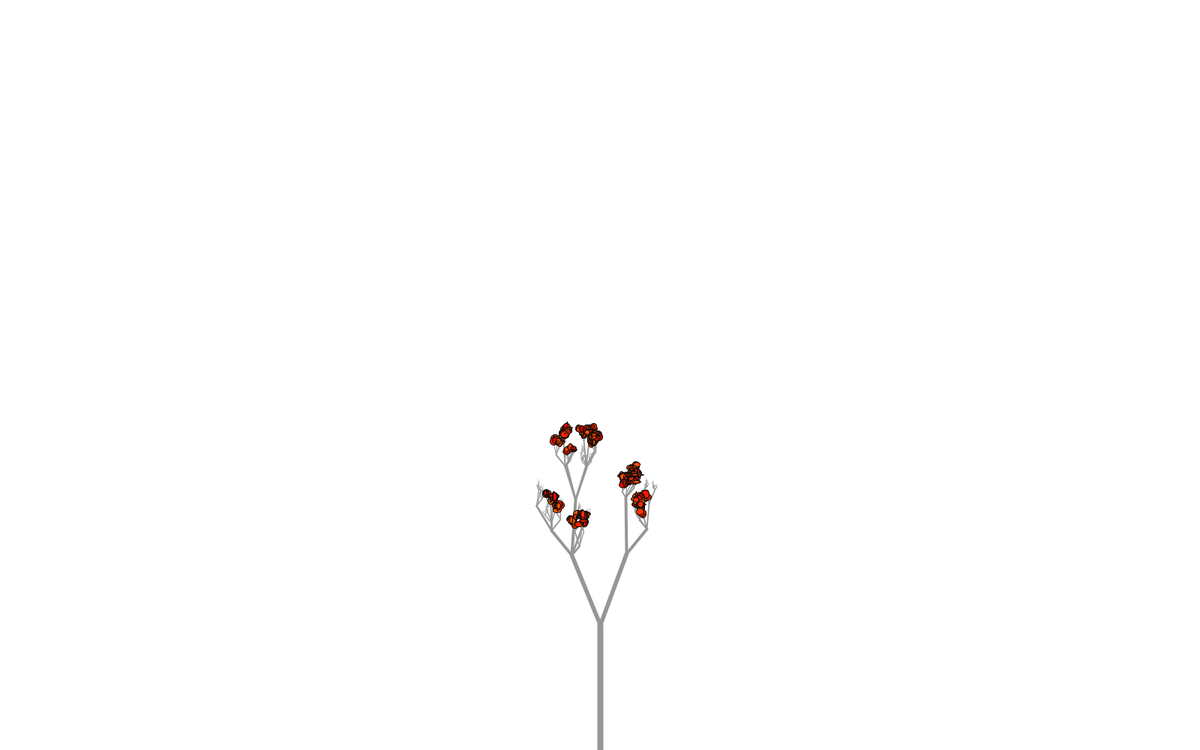
Frame 1 (no input)
Frame 60 (the mouse pressed at the canvas centre just before this capture): identical to frame 1, image omitted
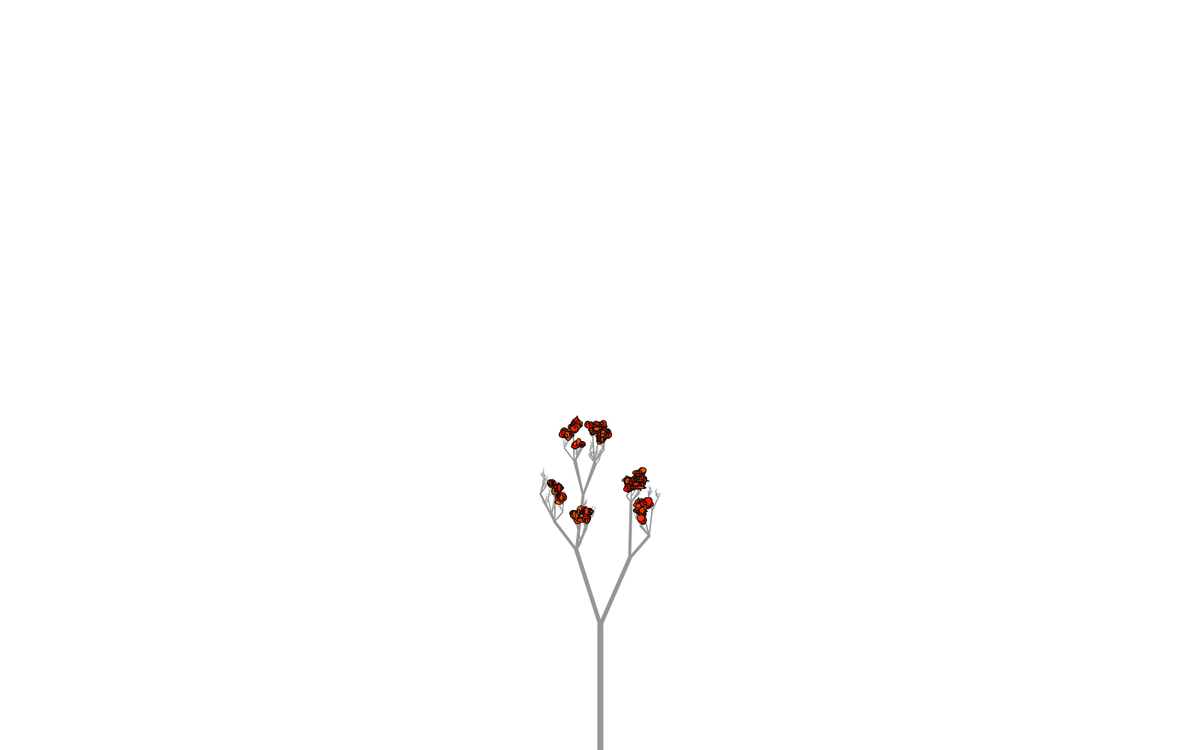
Frame 120 (the mouse held since frame 60 and released just before this capture)

The Processing sketch that drew these frames (run headless with seeded random() and noise(); from frame 60 on, the mouse is pressed at the canvas centre):

// Processing sketch: Trees_test_2
// ── Trees_test_2.pde

ArrayList<Leaf> leaves = new ArrayList<Leaf>();
ArrayList<Branch> tree = new ArrayList<Branch>();

//leaf[] leaves = new leaf[100];
//branch[] tree = new branch[100];
float time =0;
int framerate = 60;

void setup()
{
  size(1600, 1000);
  background(255);
  frameRate(framerate);

  PVector begin = new PVector(width/2, height);
  //PVector end = new PVector(begin.x,height/2+100);
  float len =100;
  float thet = 0;
  int parent =0; 
  tree.add(new Branch());
  int index =tree.size()-1;
  tree.get(0).setup(begin, len, thet, index, parent);
  tree.get(0).root = true;

  //tree.get(0).draw();

  defineTree();
  defineLeaves();
  print("laves-" + leaves.size());
  print("branches-" + tree.size());
}

void draw()
{
  background(255);


  updateBranches();
  updateLeaves();
  for (Branch branch : tree)
  {
    branch.draw();
  }
  for (Leaf leaf : leaves)
  {
    leaf.draw();
  }
  time +=1;
}

void defineTree()
{
  for (int j = 0; j < 10; j++)
  {
    for (int i = tree.size()-1; i >= 0; i--)
    {
      if (!tree.get(i).finished) 
      {
        Branch childBranch = new Branch();
        childBranch = tree.get(i).rightChild(i+1);
        tree.add(childBranch);
        childBranch = tree.get(i).leftChild(i+2);
        tree.add(childBranch);
        tree.get(i).finished = true;
      }
    }
  }
}
void defineLeaves()
{
  //for (Branch branch : tree)
  //{
  //  if (!branch.finished)
  //  {
  //    print("index " + branch.finished);
  //    leaves.add(new Leaf());
  //    int i = leaves.size()-1;
  //    leaves.get(i).setup(branch.end, random(0.5, 1),i);
  //  }
  //}
  for (int i = tree.size()-1; i >= 0; i--)
  {
    if (!tree.get(i).finished) 
    {
      //print("index " + tree.get(i).finished);
      leaves.add(new Leaf());
      int j = leaves.size()-1;
      leaves.get(j).setup(tree.get(i).end, random(0.5, 1), i);
    }
  }
}
void updateLeaves()
{
  for (Leaf leaf : leaves)
  {
    if (time > framerate*leaf.life)
    {
      PVector tempCenter = new PVector(0, 0);
      if (leaf.newCenter.y < height - leaf.radius.y) {
        tempCenter.y = leaf.newCenter.y + leaf.fall; 
        tempCenter.x = leaf.center.x + sin(radians(time*random(10)))*random(4)+sin(radians(mouseX))*10;
        leaf.update(tempCenter);
      }
    }
    else leaf.update(tree.get(leaf.branchIndex).end);
  }
}

void updateBranches()
{
  for (int i =1; i < tree.size(); i++)
  {
    Branch branch = tree.get(i);
    int parentIndex = branch.parentIndex; 
    Branch parent = tree.get(parentIndex);

    PVector mouse = new PVector(mouseX, mouseY);
    float theta = PVector.angleBetween(branch.end, mouse);
    //float theta = PVector.angleBetween(new PVector(1,0), mouse);

    branch.update(parent.end, theta);
    //branch.draw();
  }
}

void mouseClicked()
{
  for(int i = tree.size()-1; i>= 0; i--)
  {
    tree.remove(i);
  }
  for(int i = leaves.size()-1; i>=0 ; i--)
  {
    leaves.remove(i);
  }
  defineRoot();
  defineTree();
  defineLeaves();
  time = 0;
}

void defineRoot()
{
  PVector begin = new PVector(mouseX, height);
  float len =Math.min(height - mouseY,mouseY);
  float thet = 0;
  int parent =0; 
  tree.add(new Branch());
  int index =tree.size()-1;
  tree.get(0).setup(begin, len, thet, index, parent);
  tree.get(0).root = true;

  //tree.get(0).draw();
}

// ── branch.pde
public class Branch  
{
  PVector begin;
  PVector end;
  float leng;
  float theta;
  float branchAngle = PI/4;
  float movAngle = 0;
  float reduction = 0.67;
  float str =8;
  int index;
  int parentIndex;
  boolean finished = false;
  boolean root = false;

  void setup(PVector beg, float len, float thet, int ind, int parInd)
  {
    begin = beg;
    leng = len;
    theta = thet;
    index = ind;
    parentIndex = parInd;
    end = endCalculator(begin, leng, theta);
  }
  void draw()
  {
    strokeWeight(str);
    stroke(150);
    line(begin.x, begin.y, end.x, end.y);
    //ellipse(begin.x,begin.y,1,10);
    //ellipse(end.x,end.y,10,1);
  }

  void update(PVector newBegin, float angle)
  {
    begin = newBegin;
    movAngle = angle;
    end = endCalculator(begin, leng, theta+movAngle);
  }

  private PVector endCalculator(PVector beg, float len, float angle)
  {
    PVector tempEnd = new PVector(beg.x,beg.y-len);
    //tempEnd.rotate(thet);
    //PVector tempEnd = new PVector(1,0);
    //PVector tempEnd = new PVector(cos(angle),sin(angle));
    //tempEnd.rotate(angle);
    //tempEnd.mult(len);
    PVector dir = PVector.sub(tempEnd,beg);
    //dir.rotate(theta+movAngle);
    dir.rotate(angle);
    dir.mult(reduction);
    
    PVector newEnd = PVector.add(tempEnd,dir);
    //PVector newEnd = PVector.add(tempEnd,beg);

    return newEnd;
  }
  
  Branch rightChild(int childIndex)
  {
    return childBranch(childIndex, branchAngle);
  }
  Branch leftChild(int childIndex)
  {
    return childBranch(childIndex, -branchAngle);
  }
  Branch childBranch(int childIndex, float branchAngle)
  {
    Branch child = new Branch();
    float angle =branchAngle+theta+random(-0.4,0.4);
    child.setup(end,leng*reduction,angle,childIndex,index);
    
    child.str = 0.7*str;
    child.root = false;
    //finished = true;  
    return child;
  }
}

// ── leaf.pde
public class Leaf  
{
  PVector center;
  PVector newCenter;
  PVector radius = new PVector(6,6);
  PVector colorfill = new PVector(255,0,0);
  float fall;
  float life;
  int branchIndex;

  void setup(PVector setCenter, float setFall, int index) {
    center = setCenter;
    fall = setFall;
    branchIndex = index;
    newCenter = center;
    radius.x += random(-5,5);
    radius.y += random(-5,5);
    colorfill.x -=random(100);
    colorfill.y +=random(100);
    colorfill.x +=random(100);
    life = random(3,10);
  }

  void draw()
  {
    fill(colorfill.x, colorfill.y, colorfill.z);
    strokeWeight(1);
    stroke(10);
    ellipse(newCenter.x, newCenter.y, radius.x, radius.y);
  }

  void update(PVector tempCenter)
  {
    newCenter.x = tempCenter.x;
    newCenter.y = tempCenter.y;
  }
}
